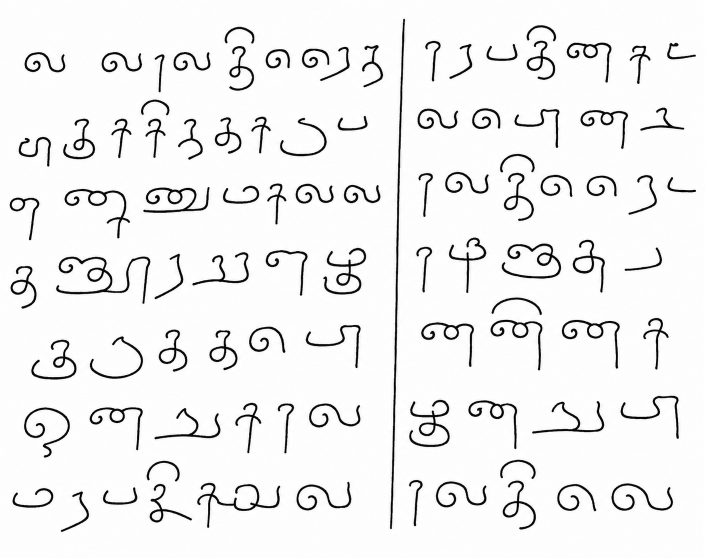
#> input picture data/raw_images/4037a874-db67-4626-bdef-7d9ffb8cb188.png, 1409 x 1116 px (shown at 1/2 size); its folder holds only this picture in this run
$ python prepare_yolo_data.py
#> lines starting #> are read from the running program, lines starting #| are printed output that depends on the picture
import cv2
import os
import glob
from pathlib import Path

# Configuration
ROOT_DIR = Path(__file__).resolve().parent.parent.parent
INPUT_DIR = str(ROOT_DIR / "data" / "raw_images")       # Folder containing your large inscription images
OUTPUT_DIR = str(ROOT_DIR / "data" / "yolo_dataset")    # Folder where sliced 640x640 images will be saved
TILE_SIZE = 1280
OVERLAP = 200                  # Overlap between tiles so characters aren't cut in half

def slice_image(image_path, output_dir):
#> called with output_dir = 'data/yolo_dataset'
    img = cv2.imread(image_path)
#> img is the input picture: shape (1116, 1409, 3); mean B, G, R 239.5, 239.5, 239.5
    if img is None:
        print(f"Failed to load {image_path}")
        return

    h, w, _ = img.shape
#> h = 1116; w = 1409
    base_name = Path(image_path).stem

    count = 0
    for y in range(0, h, TILE_SIZE - OVERLAP):
        for x in range(0, w, TILE_SIZE - OVERLAP):
            # Ensure we don't go out of bounds
            y2 = min(y + TILE_SIZE, h)
            x2 = min(x + TILE_SIZE, w)
            y1 = max(0, y2 - TILE_SIZE)
            x1 = max(0, x2 - TILE_SIZE)

            tile = img[y1:y2, x1:x2]

            tile_filename = os.path.join(output_dir, f"{base_name}_tile_{count}.jpg")
            cv2.imwrite(tile_filename, tile)
            count += 1
#> this loop made 2 passes
#> pass 1, in slice_image, `cv2.imwrite(tile_filename, tile)`:
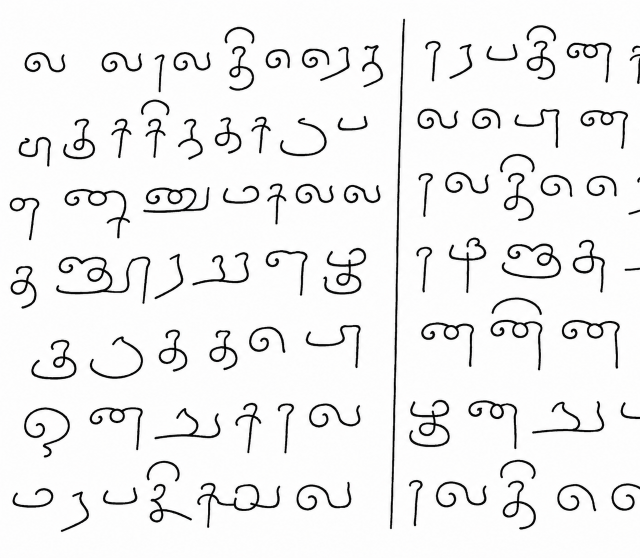
#> saved as 4037a874-db67-4626-bdef-7d9ffb8cb188_tile_0.jpg: shape (1116, 1280, 3) (shown at 1/2 size); mean B, G, R 238.9, 238.9, 238.9
#> pass 1, in slice_image, `cv2.imwrite(tile_filename, tile)`:
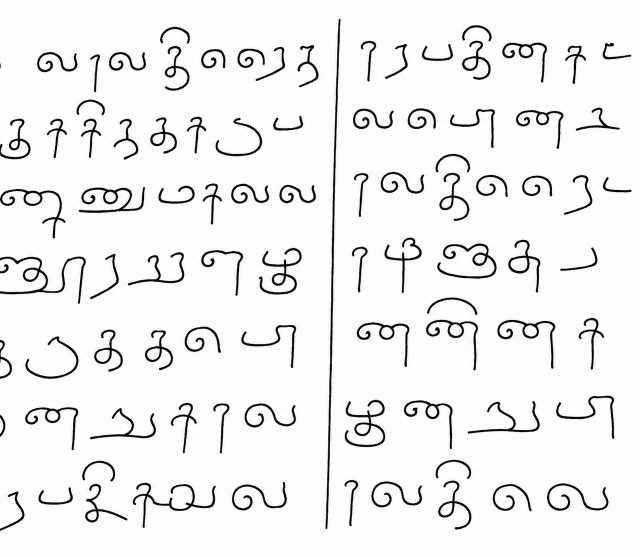
#> saved as 4037a874-db67-4626-bdef-7d9ffb8cb188_tile_1.jpg: shape (1116, 1280, 3) (shown at 1/2 size); mean B, G, R 239.2, 239.2, 239.2
#> after the loop, count = 4

    print(f"Sliced {base_name} into {count} tiles.")
#| Sliced 4037a874-db67-4626-bdef-7d9ffb8cb188 into 4 tiles.

def main():
    os.makedirs(OUTPUT_DIR, exist_ok=True)
    os.makedirs(INPUT_DIR, exist_ok=True)

    image_paths = []
    for ext in ('*.jpg', '*.jpeg', '*.png'):
        image_paths.extend(glob.glob(os.path.join(INPUT_DIR, ext)))

    if not image_paths:
        print(f"No images found in '{INPUT_DIR}'.")
        print(f"Please put your full-size inscription images in the '{INPUT_DIR}' folder.")
        return

    print(f"Found {len(image_paths)} images to slice. Slicing to {TILE_SIZE}x{TILE_SIZE} with {OVERLAP}px overlap...")

    for path in image_paths:
        slice_image(path, OUTPUT_DIR)

    print("\nDone! You can now upload the images in the 'yolo_dataset' folder to Roboflow for annotation.")

if __name__ == "__main__":
    main()
